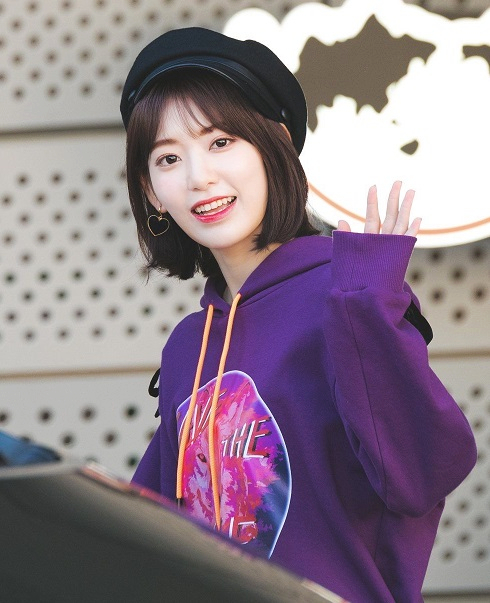
#> input picture PythonOpenCV/ImageTesting/test2.jpg, 490 x 603 px, found by its file name
$ python FaceDectection-Image.py
#> lines starting #> are read from the running program, lines starting #| are printed output that depends on the picture; after the words box and inside, x2 and y2 are one past the last pixel; in counts of white or black regions, pixels touching at a corner belong together
import cv2


def main():
    # OpenCVから顔と目をわかるようにライブラリを呼び出す(Path)
    face_path = r'opencv/haarcascade_frontalface_default.xml'
    # ライブラリを呼び出してからcv2にimport
    face_in = cv2.CascadeClassifier(face_path)
    # 写真をinputする
    src = cv2.imread(r'ImageTesting\test2.jpg')
#> src is the input picture: shape (603, 490, 3); mean B, G, R 137.9, 126, 141.3
    # gray色をconvertする
    src_gray = cv2.cvtColor(src, cv2.COLOR_BGR2GRAY)
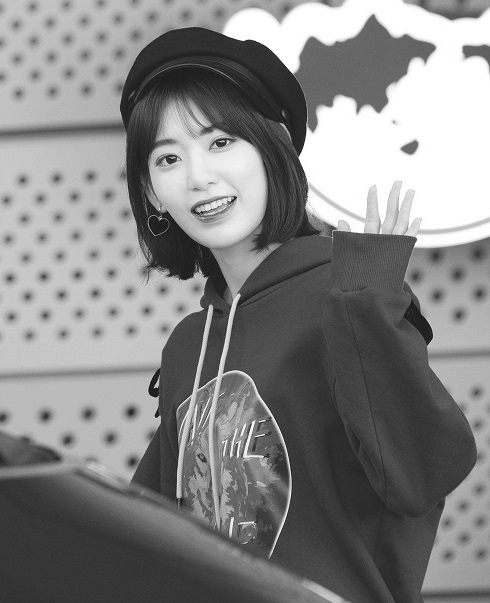
#> src_gray: shape (603, 490); min 11, max 255, mean 131.9
    # inputした写真から顔を摘出する
    faces = face_in.detectMultiScale(src_gray, scaleFactor=1.2, minNeighbors=5)
#> faces = [[120, 90, 160, 160]]
    for x, y, w, h in faces:
        cv2.rectangle(src, (x, y), (x + w, y + h), (0, 255, 0), 2)
#> this loop made 1 pass
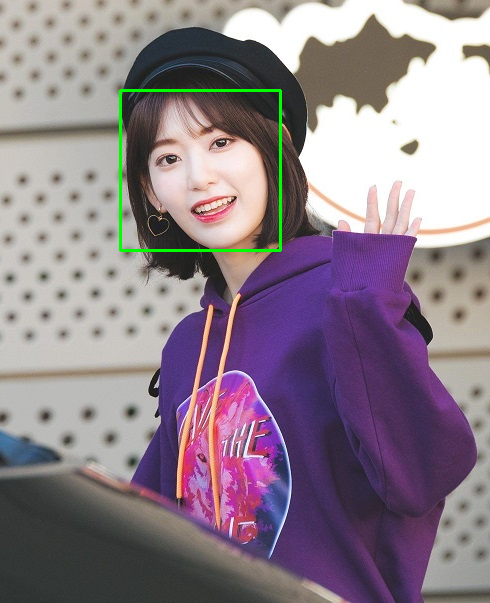
#> src: shape (603, 490, 3); 0.65% of pixels changed, all inside (x1, y1, x2, y2) = (119, 89, 282, 252)
        # inputした写真から目を提供する
    # 提供した顔と目は新しい写真を作成する
    print(faces)
#| [[120  90 160 160]]
    cv2.imshow('data', cv2.resize(src, (400, 500)))
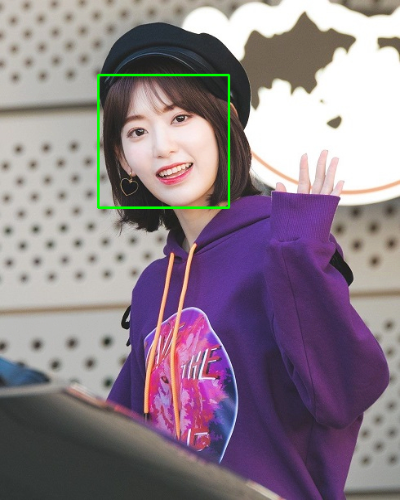
#> window 'data': shape (500, 400, 3); mean B, G, R 137.3, 126.9, 140.6
    cv2.waitKey(1500)
    # cv2.imwrite('ImageData/s2/4.png', src)
    cv2.destroyAllWindows()
    cv2.waitKey(1)


if __name__ == '__main__':
    main()

$ run again, with PythonOpenCV/ImageTesting/test1.jpg copied over PythonOpenCV/ImageTesting/test2.jpg
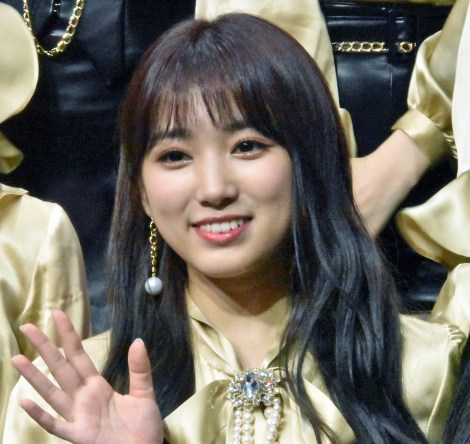
#> input picture PythonOpenCV/ImageTesting/test1.jpg, 470 x 444 px, found by its file name
#> in main, src is the input picture: shape (444, 470, 3); mean B, G, R 98.9, 108.2, 113.9
#> in main, `src_gray = cv2.cvtColor(src, cv2.COLOR_BGR2GRAY)`:
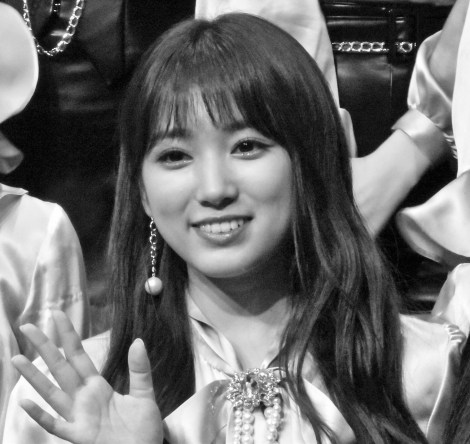
#> src_gray: shape (444, 470); min 1, max 255, mean 108.9
#> faces = [[120, 81, 188, 188]]
#> the loop in main, `for x, y, w, h in faces:` made 1 pass
#| [[120  81 188 188]]
#> in main, `cv2.imshow('data', cv2.resize(src, (400, 500)))`:
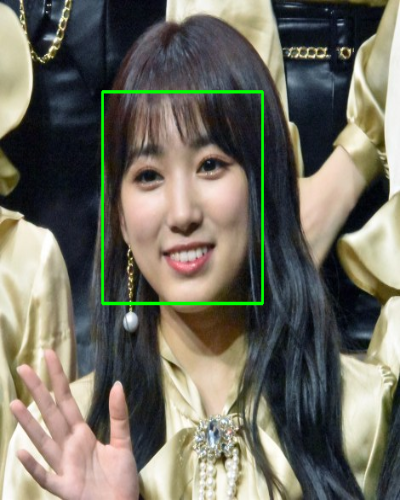
#> window 'data': shape (500, 400, 3); mean B, G, R 98.1, 110.3, 113.1
